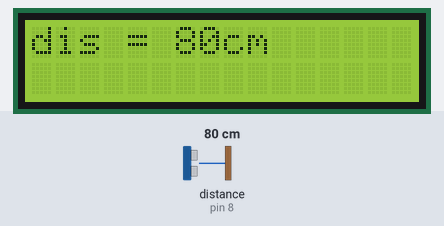
Simulated run of this sketch. Board: Arduino Uno, built with avr-gcc and run on an emulated ATmega328P. On the bench: 16×2 character LCD. Wiring (inferred from the names in the program): ultrasonic range finder: trigger pin 9; echo pin 8. The inputs (shaded band) are chosen by the test bench; at power-on: distance to the obstacle (sensor on pin 8) 80 cm. The echo pulse lasts 58.3 µs per cm; what the sketch prints to the serial monitor is not drawn.

Above: at 8.2 s.
8.3 s: distance to the obstacle (sensor on pin 8) set to 2 cm
At 9.0 s:
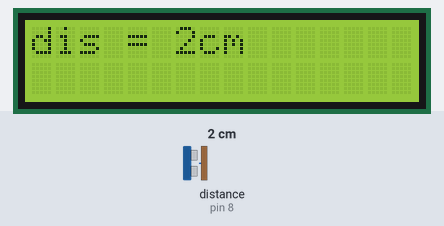
11.3 s: distance to the obstacle (sensor on pin 8) set to 4 cm
At 12.0 s:
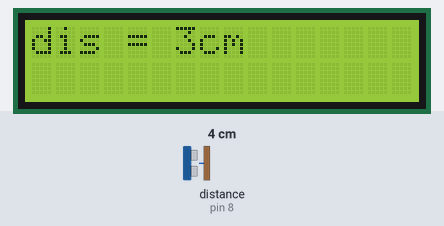
13.1 s: distance to the obstacle (sensor on pin 8) set to 9 cm
At 13.5 s:
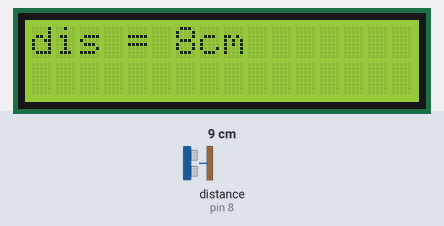
Timing chart, 0 to 16.1 s (numbered marks = the images above; inputs shaded):
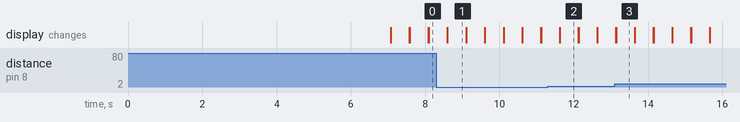

The sketch:

ultrasonic.ino
```cpp
#include <LiquidCrystal.h>
LiquidCrystal lcd(13, 12, 5, 4, 3, 2);

int inputPin=8;  // connect digital I/O d4 to the ECHO/Rx Pin
int outputPin=9; // connect digital I/O d5 to the TRIG/TX Pin
void setup()
{
pinMode(inputPin, INPUT);
pinMode(outputPin, OUTPUT);
   lcd.begin(16, 2);
   lcd.setCursor(0, 0);
  lcd.print("ultrasonic");
  lcd.setCursor(0, 1);
  lcd.print("distance meter");
  delay(7000);
  lcd.clear();
    Serial.begin(9600);
 }
void loop()
{
   digitalWrite(outputPin, LOW);  // send low pulse for 2μs
   delayMicroseconds(2);
   digitalWrite(outputPin, HIGH); // send high pulse for 10μs
   delayMicroseconds(10);
   digitalWrite(outputPin, LOW);  // back to low pulse
   int distance = pulseIn(inputPin, HIGH);  // read echo value
   int distance1= distance/29/2;  // in cm
    lcd.setCursor(0, 0);
    lcd.print("dis = ");
   lcd.print(distance1);
   lcd.print("cm ");
     Serial.println("dis = ");
   Serial.println(distance1);
   Serial.println("cm ");
   delay(500);
   lcd.clear();
    }
```

Measured:
- after the input at 8.3 s, the display: first differs from a run without the input after 0.30 s (image 1)
- after the input at 11.3 s, the display: first differs from a run without the input after 0.33 s (image 2)
- after the input at 13.1 s, the display: first differs from a run without the input at once (image 3)
- what the display in image 1 shows lasts 0.5 s, from 8.6 s to 9.1 s
